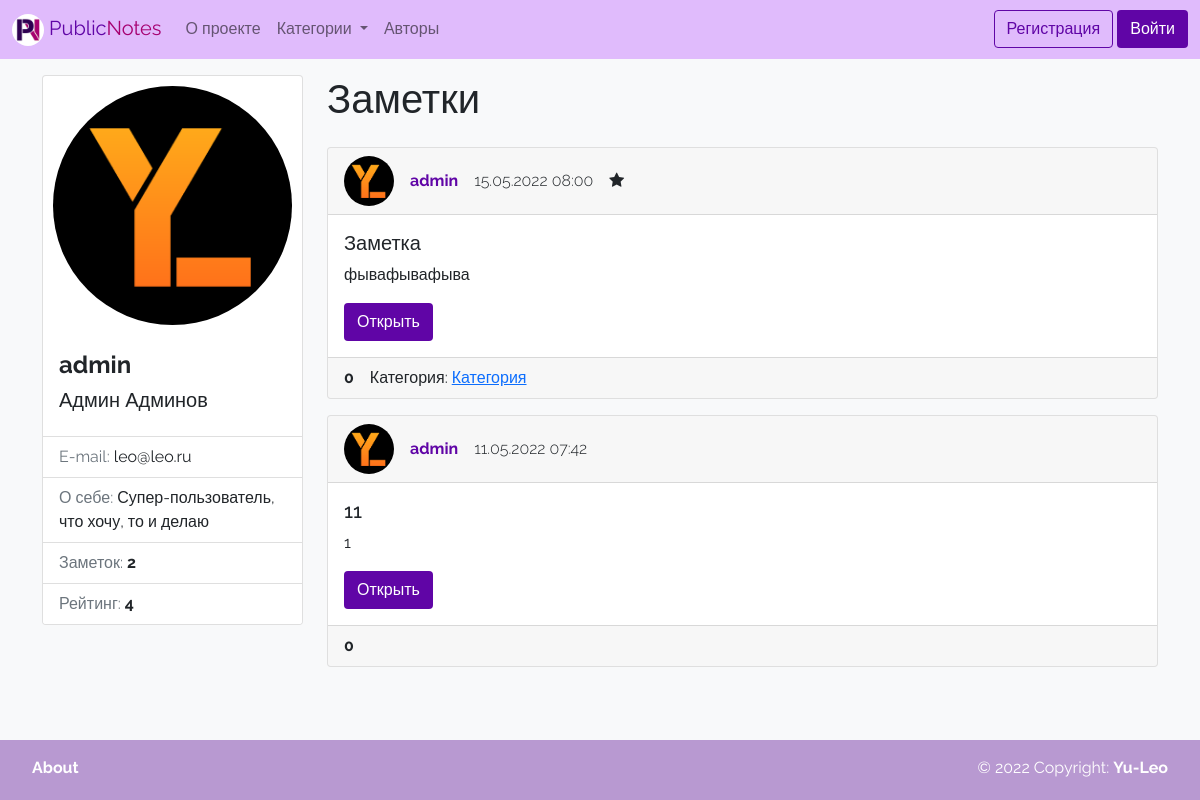
The page /author/1 on the database as committed earlier.
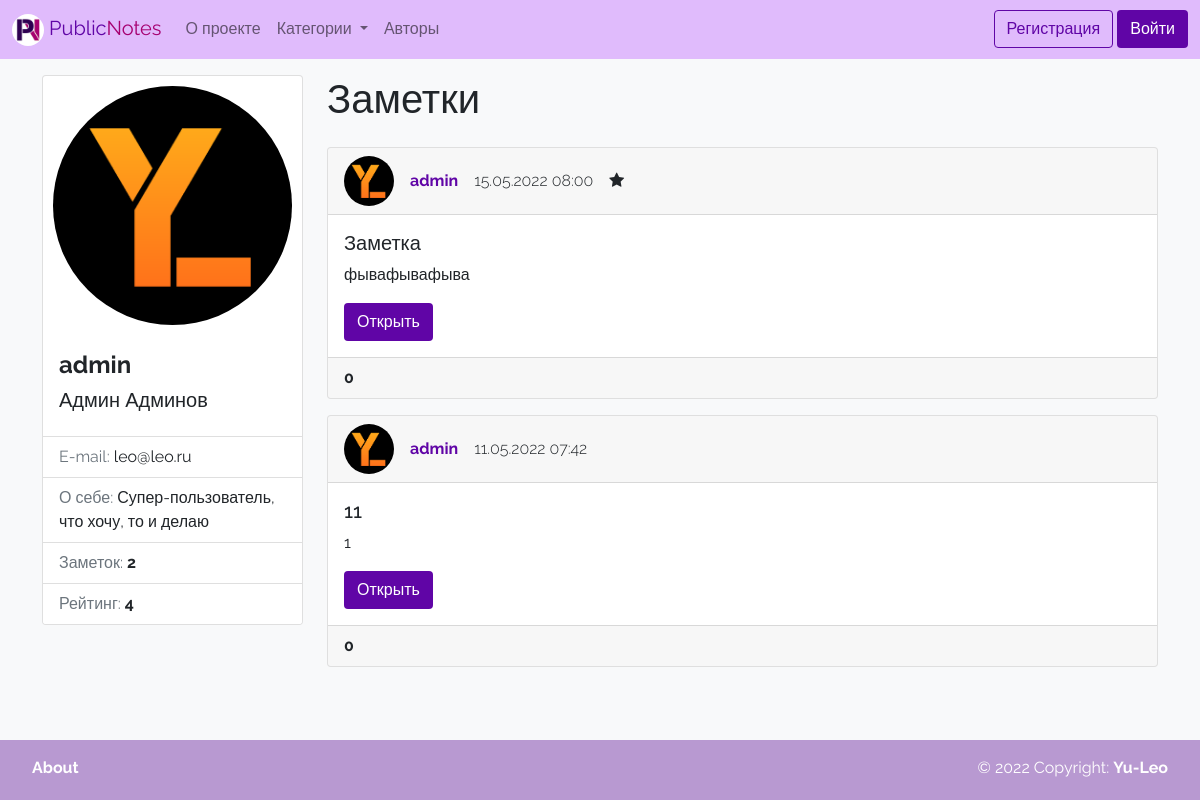
The same page on the database as committed later.
### wall/models.py (models this page shows, shortened)
class Note(models.Model):
    title = models.CharField(max_length=150, verbose_name='Название')
    content = models.TextField(verbose_name='Текст', blank=True)
    created_at = models.DateTimeField(auto_now_add=True, verbose_name='Дата создания')
    rating = models.IntegerField(verbose_name='Рейтинг', default=0)
    stared = models.BooleanField(verbose_name='Важная', default=False)
    author = models.ForeignKey(
        settings.AUTH_USER_MODEL,
        on_delete=models.CASCADE,
        verbose_name='Автор',
        null=True,
        blank=True,
    )
    category = models.ForeignKey('Category', on_delete=models.SET_NULL, verbose_name='Категория', null=True, blank=True)
    def get_absolute_url(self):
        return reverse('note', kwargs={"pk": self.pk})
    class Meta:
        verbose_name = 'Заметка'
        verbose_name_plural = 'Заметки'
        ordering = ['-created_at', 'title']

class Category(models.Model):
    title = models.CharField(max_length=150, verbose_name='Название', unique=True)
    def get_absolute_url(self):
        return reverse('category', kwargs={"pk": self.pk})
    class Meta:
        verbose_name = 'Категория'
        verbose_name_plural = 'Категории'
        ordering = ['title']

class User(AbstractUser):
    photo = models.ImageField(upload_to='photos/%Y/%m/%d/', verbose_name='Аватарка', blank=True)
    rating = models.IntegerField(verbose_name='Рейтинг', default=0)
    bio = models.TextField(verbose_name='О себе', blank=True)
    show_email = models.BooleanField(verbose_name='Публичный e-mail', default=False)
    def get_absolute_url(self):
        return reverse('author', kwargs={"pk": self.pk})

### wall/views.py (the view)
# urls.py: path('author/<int:pk>', ViewAuthor.as_view(), name='author'),
class ViewAuthor(DetailView):
    model = User
    template_name = 'wall/author.html'
    context_object_name = 'author'
    def get_context_data(self, *, object_list=None, **kwargs):
        context = super(ViewAuthor, self).get_context_data(**kwargs)
        context['page_obj'] = Note.objects.filter(author=self.kwargs['pk'])
        return context

### wall/templatetags/wall_tags.py (called while the page is built)
@register.simple_tag
def get_categories():
    return Category.objects.annotate(cnt=Count('note')).order_by('-cnt', 'title')

@register.simple_tag
def get_notes_count_for_author(author):
    return Note.objects.filter(author=author).count()

@register.simple_tag
def get_notes_count_for_category(category):
    return Note.objects.filter(category=category).count()

### wall/templates/wall/author.html (shortened to what this page needs)
{% extends 'base.html' %}
{% load wall_tags %}
{% block sidebar %}
<div class="card">
    <img src="{% if author.photo %}
                {{ author.photo.url }}
                {% else %}
                {% load static %}
                {% endif %}" alt="..."
         style="border-radius: 50%; padding: 10px;">
    <div class="card-body">
        <h4 class="card-title"><span class="fw-bold">{{ author.username }}</span></h4>
        <h5><span class="fw-light">
            {% if author.first_name %}
            {{ author.first_name }}
            {% endif %}
            {% if author.last_name %}
            {{ author.last_name }}
            {% endif %}</span></h5>
    </div>
    <ul class="list-group list-group-flush">
        {% if author.show_email %}
        <li class="list-group-item">
            <p class="card-text"><span class="text-secondary"> E-mail: </span>{{ author.email }}</p>
        </li>
        {% endif %}
        {% if author.bio %}
        <li class="list-group-item">
            <p class="card-text"><span class="text-secondary"> О себе: </span>{{author.bio}}</p>
        </li>
        {% endif %}
        <li class="list-group-item"><span class="text-secondary">Заметок: </span><span class="fw-bold">
                        {% get_notes_count_for_author author %} </span></li>
        <li class="list-group-item"><span class="text-secondary">Рейтинг: </span><span class="
                        {% if item.rating > 0 %}
                        text-success
                        {% elif item.rating < 0 %}
                        text-danger
                        {% else %}
                        {% endif %}
                        fw-bold"> {{ author.rating }}
                    </span>
        </li>
    </ul>
</div>
{% endblock %}
{% block content_title %}
<div class="hstack gap-3 mb-3">
    <div>
        <h1>Заметки</h1>
    </div>
</div>
{% endblock %}
{% block content %}
{% include 'wall/inc/_notes_list.html'%}
{% endblock %}

### wall/templates/wall/inc/_notes_list.html (shortened to what this page needs)
{% for item in page_obj %}
<div class="card mb-3">
    <div class="card-header">
        <div class="hstack gap-3">
            <div class="">
                <img src="{% if item.author.photo %}
                {{ item.author.photo.url }}
                {% else %}
                {% load static %}
                {% endif %}" alt="..." width="50" height="50"
                     style="border-radius: 25px;">
            </div>
            <div class="fw-bold">
                {% if item.author %}
                <a href="{{ item.author.get_absolute_url }}" class="text-decoration-none text-purple">
                    {{ item.author.username }}</a>
                {% else %}
                Аноним
                {% endif %}
            </div>
            <div class="fw-light">{{ item.created_at|date:"d.m.Y H:i" }}</div>
            <div class="">
                {% if item.stared %}
                <i class="fa fa-star"></i>
                {% endif %}
            </div>
        </div>
    </div>
    <div class="card-body" style="transform: rotate(0);">
        <h5 class="card-title">{{ item.title|truncatewords:10 }}</h5>
        <p class="card-text">{{ item.content|truncatewords:30 }}</p>
        <a href="{{ item.get_absolute_url }}" class="btn btn-purple stretched-link">Открыть</a>
    </div>
    <div class="card-footer">
        <div class="hstack gap-3">
            {% if item.rating > 0 %}
            <div class="text-success fw-bold">+{{item.rating}}</div>
            {% elif item.rating < 0 %}
            <div class="text-danger fw-bold">{{item.rating}}</div>
            {% else %}
            <div class="fw-bold">{{item.rating}}</div>
            {% endif %}
            {% if item.category %}
            <div class=""><span class="">Категория: </span><a href="{{ item.category.get_absolute_url }}">
                {{ item.category.title }}</a></div>
            {% endif %}
        </div>
    </div>
</div>
{% endfor %}

Rows that differ between the two databases and show on the page:
changed Note (number 1 of 2 on the later page): category_id 1 → empty (drawn); category "Категория" → (not shown)
